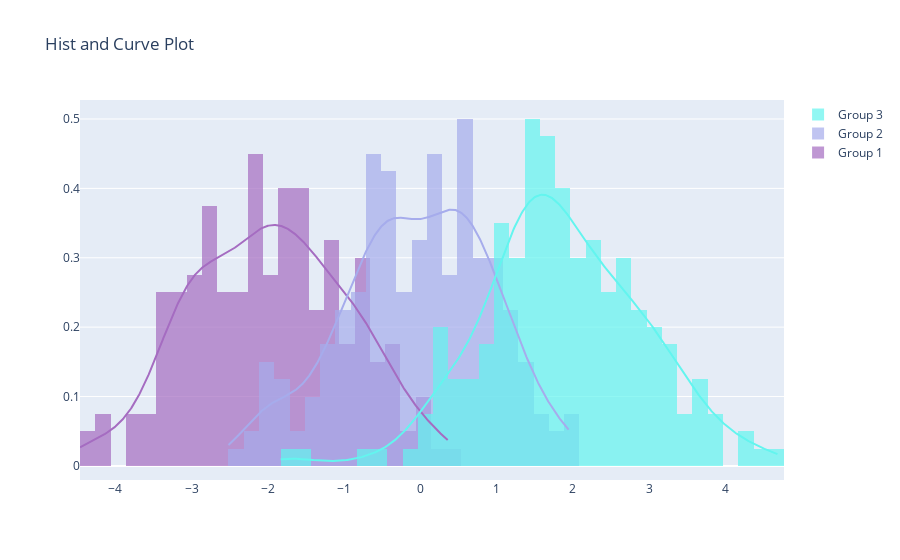

Notebook cell for this chart:
### Code cell
import plotly.figure_factory as ff
import numpy as np

x1 = np.random.randn(200) - 2
x2 = np.random.randn(200)
x3 = np.random.randn(200) + 2

hist_data = [x1, x2, x3]

group_labels = ['Group 1', 'Group 2', 'Group 3']
colors = ['#A56CC1', '#A6ACEC', '#63F5EF']

# Create distplot with curve_type set to 'normal'
fig = ff.create_distplot(hist_data, group_labels, colors=colors,
                         bin_size=.2, show_rug=False)

# Add title
fig.update_layout(title_text='Hist and Curve Plot')
fig.show()

### Figure 1 — Plotly figure (JSON) as saved in the notebook; plotly's stock layout.template omitted (floating-point values rounded to 4 significant figures; data arrays with more than 128 entries replaced by an {"elided": "..."} marker saying what was removed)
{"data": [{"autobinx": false, "histnorm": "probability density", "legendgroup": "Group 1", "marker": {"color": "#A56CC1"}, "name": "Group 1", "opacity": 0.7, "type": "histogram", "x": {"elided": "200 float values"}, "xaxis": "x", "xbins": {"end": 0.3677, "size": 0.2, "start": -4.463}, "yaxis": "y"}, {"autobinx": false, "histnorm": "probability density", "legendgroup": "Group 2", "marker": {"color": "#A6ACEC"}, "name": "Group 2", "opacity": 0.7, "type": "histogram", "x": {"elided": "200 float values"}, "xaxis": "x", "xbins": {"end": 1.952, "size": 0.2, "start": -2.516}, "yaxis": "y"}, {"autobinx": false, "histnorm": "probability density", "legendgroup": "Group 3", "marker": {"color": "#63F5EF"}, "name": "Group 3", "opacity": 0.7, "type": "histogram", "x": {"elided": "200 float values"}, "xaxis": "x", "xbins": {"end": 4.695, "size": 0.2, "start": -1.832}, "yaxis": "y"}, {"legendgroup": "Group 1", "marker": {"color": "#A56CC1"}, "mode": "lines", "name": "Group 1", "showlegend": false, "type": "scatter", "x": {"elided": "500 float values"}, "xaxis": "x", "y": {"elided": "500 float values"}, "yaxis": "y"}, {"legendgroup": "Group 2", "marker": {"color": "#A6ACEC"}, "mode": "lines", "name": "Group 2", "showlegend": false, "type": "scatter", "x": {"elided": "500 float values"}, "xaxis": "x", "y": {"elided": "500 float values"}, "yaxis": "y"}, {"legendgroup": "Group 3", "marker": {"color": "#63F5EF"}, "mode": "lines", "name": "Group 3", "showlegend": false, "type": "scatter", "x": {"elided": "500 float values"}, "xaxis": "x", "y": {"elided": "500 float values"}, "yaxis": "y"}], "layout": {"barmode": "overlay", "hovermode": "closest", "legend": {"traceorder": "reversed"}, "title": {"text": "Hist and Curve Plot"}, "xaxis": {"anchor": "y2", "domain": [0, 1], "zeroline": false}, "yaxis": {"anchor": "free", "domain": [0, 1], "position": 0}}}
